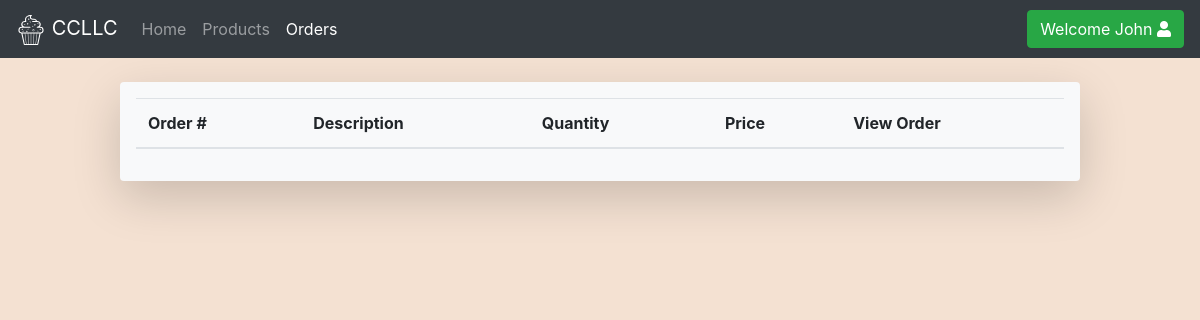
Before: /orders.php (signed in) with the older database file.
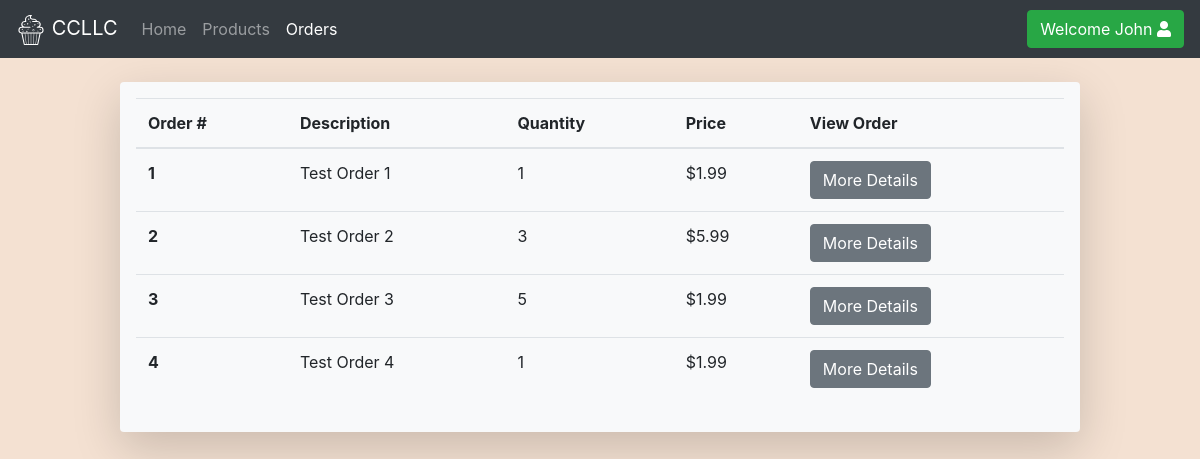
After: the same page with the newer database file.
### tables this page shows
CREATE TABLE orderTest (
  order_id int(10) NOT NULL AUTO_INCREMENT,
  description varchar(100) NOT NULL,
  quantity int(10) NOT NULL,
  price decimal(8,2) NOT NULL,
  PRIMARY KEY (order_id)
);

### src/backend/db.php (called while the page is built, shortened)
<?php
class db{
  private $servername = "172.17.0.1";
  private $username = "webuser";
  private $userpass = "webpass";
  private $dbname = "ism452";
  private $conn;
  private function initConnection(){
    $this->conn = new mysqli($this->servername, $this->username, $this->userpass, $this->dbname);
  }
  public function queryDatabase($sqlStatement){
    $result = $this->conn->query($sqlStatement);
    return $result;
  }
}
?>

### src/orders.php (the view, shortened to what this page needs)
<!DOCTYPE html>
<html lang="en" dir="ltr">
  <head>
    <link rel="stylesheet" href="https://stackpath.bootstrapcdn.com/bootstrap/4.3.1/css/bootstrap.min.css">
    <link rel="stylesheet" href="https://use.fontawesome.com/releases/v5.7.2/css/all.css">
    <link rel="stylesheet" href="/css/master.css">
  </head>
  <body>
    <nav class="navbar navbar-expand-md navbar-dark bg-dark">
      <a class="navbar-brand" href="index.php">
        <img src="img/logoWhite.svg" width="30" height="30" alt="logo">
        CCLLC
      </a>
      <div class="collapse navbar-collapse" id="ccnav">
        <ul class="nav navbar-nav mr-auto">
          <li><a class="nav-item nav-link" href="index.php">Home <span class="sr-only">(current)</span></a></li>
          <li><a class="nav-item nav-link" href="products.php">Products</a></li>
          <li><a class="nav-item nav-link active" href="#">Orders</a></li>
        </ul>
        <?php
          include 'backend/loginStatus.php';
          $ls = new loginStatus;
          $ls->getLoginButton();
        ?>
      </div>
    </nav>
    <br>
    <div class="container-fluid shadow-lg p-3 mb-5 bg-light rounded">
      <table class="table">
        <thead>
          <tr>
            <th scope="col">Order #</th>
            <th scope="col">Description</th>
            <th scope="col">Quantity</th>
            <th scope="col">Price</th>
            <th scope="col">View Order</th>
          </tr>
        </thead>
        <tbody>
          <?php
          include 'backend/db.php';
          $dbConn = new db;
          $sql = "SELECT * FROM orderTest";
          $result = $dbConn->queryDatabase($sql);
          if ($result->num_rows > 0) {
            while($row = $result->fetch_assoc()) {
              echo '<tr>
                      <th scope="row">'.$row["order_id"].'</th>
                      <td>'.$row["description"].'</td>
                      <td>'.$row["quantity"].'</td>
                      <td>$'.$row["price"].'</td>
                      <td><a class="btn btn-secondary" href="#">More Details</a></td>
                    </tr>';
            }
          }
          ?>
        </tbody>
      </table>
    </div>
  </body>
</html>

### src/backend/loginStatus.php (shortened to what this page needs)
<?php
  class loginStatus{
    public function getLoginButton(){
      if(isset($_COOKIE["user"])){
        echo '<ul class="nav navbar-nav navbar-right">
                <li><a class="btn btn-success navbar-btn" href="backend/logout.php">Welcome ' . $_COOKIE["user"] . ' <i class="fas fa-user"></i></a></li>
              </ul>';
      } else if (isset($_COOKIE["emp"])) {
        echo '<ul class="nav navbar-nav navbar-right">
                <li><a class="btn btn-info navbar-btn" href="backend/logout.php">Welcome ' . $_COOKIE["emp"] . ' <i class="fas fa-user"></i></a></li>
              </ul>';
      } else {
        echo '<ul class="nav navbar-nav navbar-right">
                <li><a class="btn btn-success navbar-btn" href="login.php">Login <i class="fas fa-sign-in-alt"></i></a></li>
              </ul>';
      }
    }
  }
?>

### src/css/master.css (style rules this page uses)
body { background-color: #f4e1d2; }
.container-fluid { max-width: 80% !important; }

Changed rows visible on the page:
added ordertest: order_id "1", description "Test Order 1", quantity "1", price "1.99"
added ordertest: order_id "2", description "Test Order 2", quantity "3", price "5.99"
added ordertest: order_id "3", description "Test Order 3", quantity "5", price "1.99"
added ordertest: order_id "4", description "Test Order 4", quantity "1", price "1.99"
